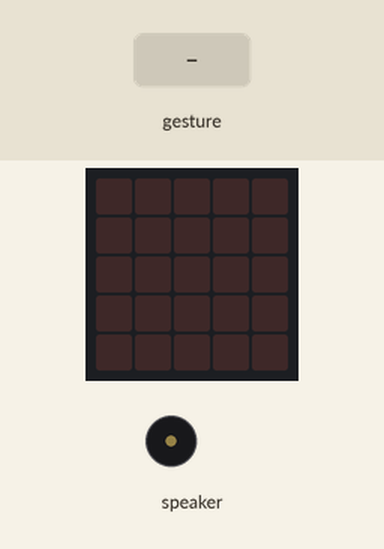
This program was run on a simulated Calliope mini (MakeCode). Shown: the board's 5×5 LED display, buzzer (waves = sounding). Inputs (shaded band) come from the test bench. Random numbers come from a fixed seed; a tilt is held for 1.5 s and a shake lasts 1 s, then the board lies face up again.

Above: at 1.2 s.
1.3 s: gesture 'shake'
At 2.5 s:
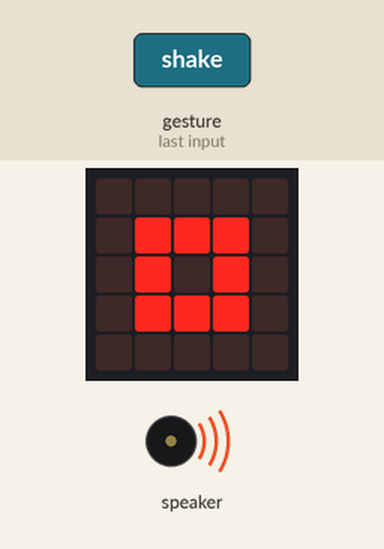
At 3.1 s:
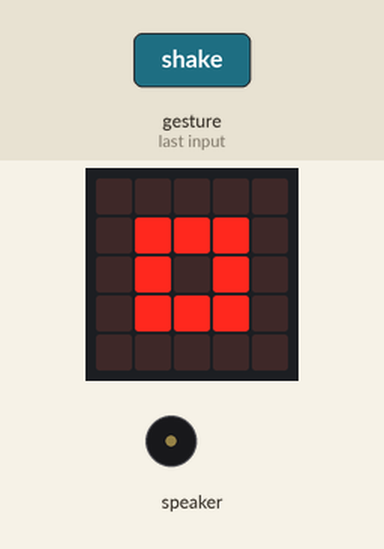
4.1 s: gesture 'shake'
At 6.4 s:
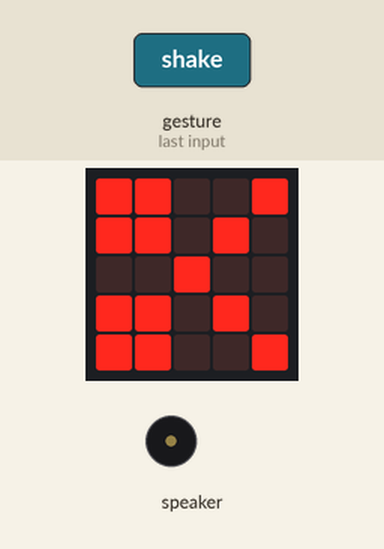
Timing chart, 0 to 7.9 s (numbered marks = the images above; inputs shaded):
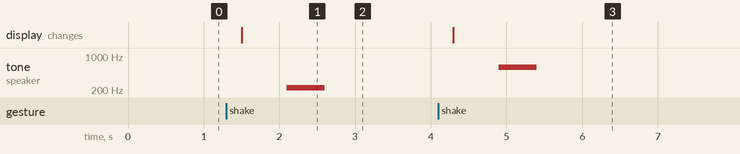

Measured:
- after the input at 1.3 s, tone on speaker: silent → 220 Hz after 0.80 s, → silent 0.50 s later; the display: changes after 0.20 s (image 1)
- after the input at 4.1 s, tone on speaker: silent → 587 Hz after 0.80 s, → silent 0.50 s later; the display: changes after 0.20 s (image 3)

The program:

main.ts
```typescript
let Hand = 0
input.onGesture(Gesture.Shake, function () {
    Hand = randint(1, 3)
    if (Hand == 1) {
        basic.showIcon(IconNames.SmallSquare)
        music.playTone(220, music.beat(BeatFraction.Whole))
    } else if (Hand == 2) {
        basic.showIcon(IconNames.Square)
        music.playTone(349, music.beat(BeatFraction.Double))
    } else {
        basic.showIcon(IconNames.Scissors)
        music.playTone(587, music.beat(BeatFraction.Whole))
    }
})
```

test.ts
```typescript
// Hier kann man Tests durchführen; diese Datei wird nicht kompiliert, wenn dieses Paket als Erweiterung verwendet wird.
```
